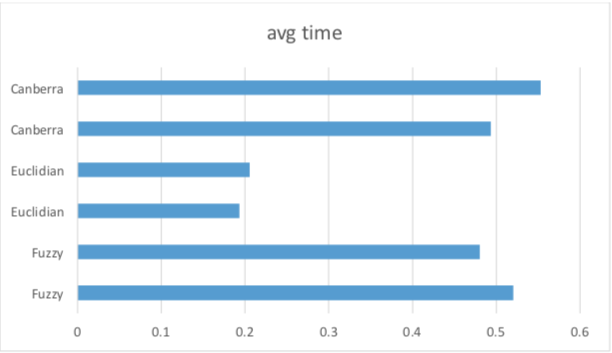
//> input picture images/average_time.png, 612 x 353 px
$ ./euclidian_3 images/average_time.png   (built with g++ and OpenCV 4)
//> lines starting //> are read from the running program, lines starting //| are printed output that depends on the picture
#include "opencv2/opencv.hpp"
#include <opencv2/core/core.hpp>
#include <opencv2/highgui/highgui.hpp>
#include <opencv2/imgproc/imgproc.hpp>
#include <iostream>

#define FILTER_SIZE 3

using namespace cv;
using namespace std;


int main( int argc, char** argv )
{
    //intializing clocks
    clock_t t1,t2;
    //starting timer
    t1=clock();
    if( argc != 2)
    {
     cout <<" Usage: display_image ImageToLoadAndDisplay" << endl;
     return -1;
    }
    Mat image;
    image = imread(argv[1], CV_LOAD_IMAGE_COLOR);
//> image is the input picture: 353 rows x 612 cols, CV_8UC3; mean B, G, R 246.9, 239.8, 230.1
    if(! image.data )
    {
        cout <<  "Could not open or find the image" << std::endl ;
        return -1;
    }
    Mat img(Size(image.cols,image.rows),CV_8UC3);
    if(! img.data )
    {
        cout <<  "Could not open or find the image" << std::endl ;
        return -1;
    }
    //initializing variables
    int i,j,k,l;
    int count = 0;
    double d = 65;
    int *arrayi = new int[505000];
    int *arrayj = new int[505000];

//duplicating the image into another image
for(i=0;i<img.rows-1;i++){
    for(j=0;j<img.cols-1;j++){
            img.at<cv::Vec3b>(i, j)[0] = image.at<cv::Vec3b>(i, j)[0];
            img.at<cv::Vec3b>(i, j)[1] = image.at<cv::Vec3b>(i, j)[1];
            img.at<cv::Vec3b>(i, j)[2] = image.at<cv::Vec3b>(i, j)[2];
    }
}


//finding salt and pepper noise and adding to array
int d0 =0,d1=0,d2=0;
    for(i=1;i<img.rows-1;i++){
        for(j=1;j<img.cols-1;j++){
            for(k=-1;k<=1;k++){
                for(l=-1;l<=1;l++){
                    d0 = d0+image.at<cv::Vec3b>(i+k, j+l)[0];
                    d1 = d1+image.at<cv::Vec3b>(i+k, j+l)[1];
                    d2 = d2+image.at<cv::Vec3b>(i+k, j+l)[2];
            }
            }
            d0 = (d0/9)-image.at<cv::Vec3b>(i, j)[0];
            d1 = (d1/9)-image.at<cv::Vec3b>(i, j)[1];
            d2 = (d2/9)-image.at<cv::Vec3b>(i, j)[2];
            int ans = pow(d0,2)+pow(d1,2)+pow(d2,2);
            if(pow(ans,0.5)>d){
                arrayi[count] = i;
                arrayj[count] = j;
                count = count+1;
            }
        }
    }
//> this loop made 351 passes
//> (d0, d1, d2, count) on passes 1 to 3: (-4, -4, -4, 0), (2, 2, 2, 0), (5, 5, 5, 0)
//> after the loop, d0 = -1; d1 = -1; d2 = -1; count = 689
    cout<<count<<endl;
//| 689


#pragma omp parallel for schedule(dynamic,100) num_threads(2)
for(i=0;i<count;i++){
    int sum0 = 0;
    int sum1 = 0;
    int sum2 = 0;

//averaging the noise by using 3*3 filter

    for(int k = -1;k<=1;k++){
        for(int l=-1;l<=1;l++){
            sum0 = sum0 + image.at<cv::Vec3b>(arrayi[i]+k, arrayj[i]+l)[0];
            sum1 = sum1 + image.at<cv::Vec3b>(arrayi[i]+k, arrayj[i]+l)[1];
            sum2 = sum2 + image.at<cv::Vec3b>(arrayi[i]+k, arrayj[i]+l)[2];

        }
    }

//changing values of noise to averaged value
        img.at<cv::Vec3b>(arrayi[i], arrayj[i])[0] = (int)(sum0/pow(FILTER_SIZE,2));
        img.at<cv::Vec3b>(arrayi[i], arrayj[i])[1] = (int)(sum1/pow(FILTER_SIZE,2));
        img.at<cv::Vec3b>(arrayi[i], arrayj[i])[2] = (int)(sum2/pow(FILTER_SIZE,2));


}
//> this loop made 689 passes
//> (sum0, sum1, sum2) on passes 1 to 3: (1815, 1815, 1815), (1751, 1751, 1751), (1557, 1557, 1557)
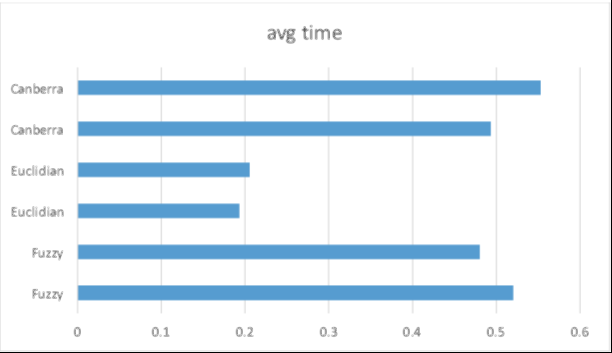
//> img: 353 rows x 612 cols, CV_8UC3; mean B, G, R 245.9, 238.7, 229.1
//end clock
    t2 = clock();
//calculate time
    float diff ((float(t2)-float(t1))/CLOCKS_PER_SEC);
    cout<<"time taken for euclidian with filter size 3: "<<diff<<" seconds"<<endl;
//output image as file
    imwrite("/home/adithya/Desktop/parallel_opencv/euclidian_3.jpg",img);
    return 0;
}
